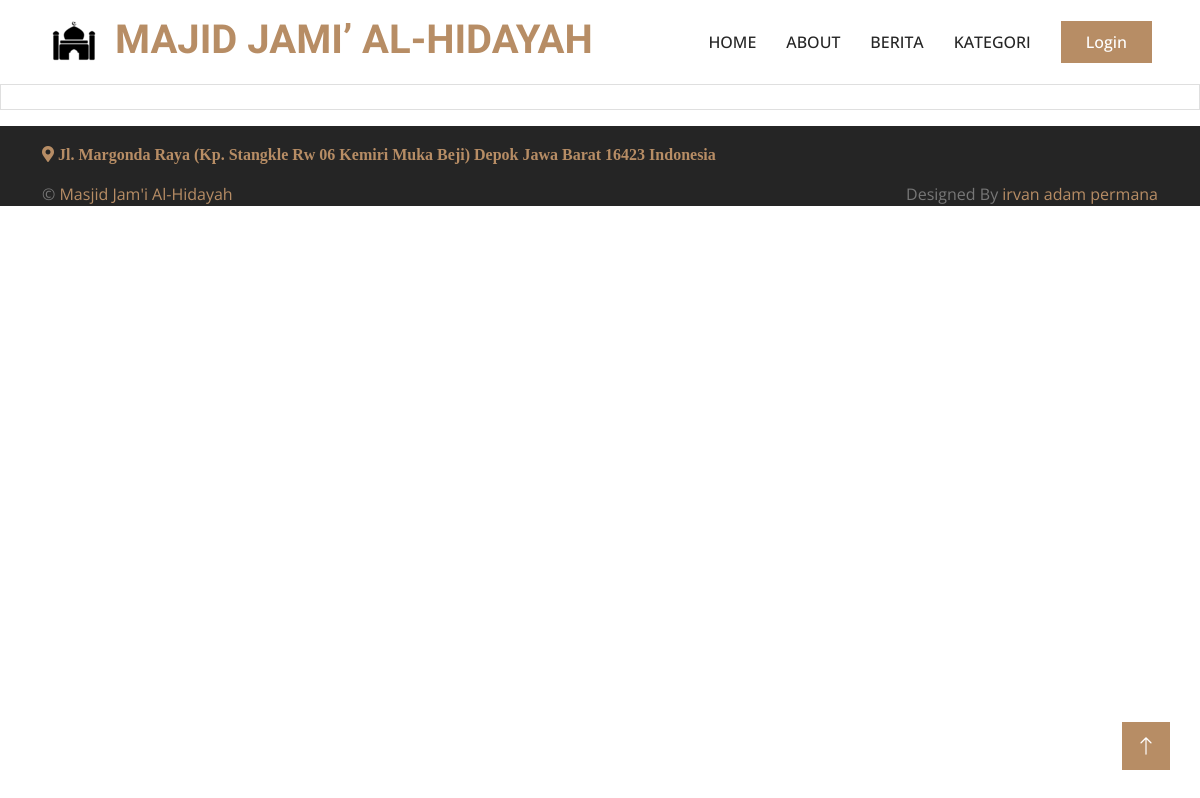
The page /index.php/home/berita on the database as committed earlier.
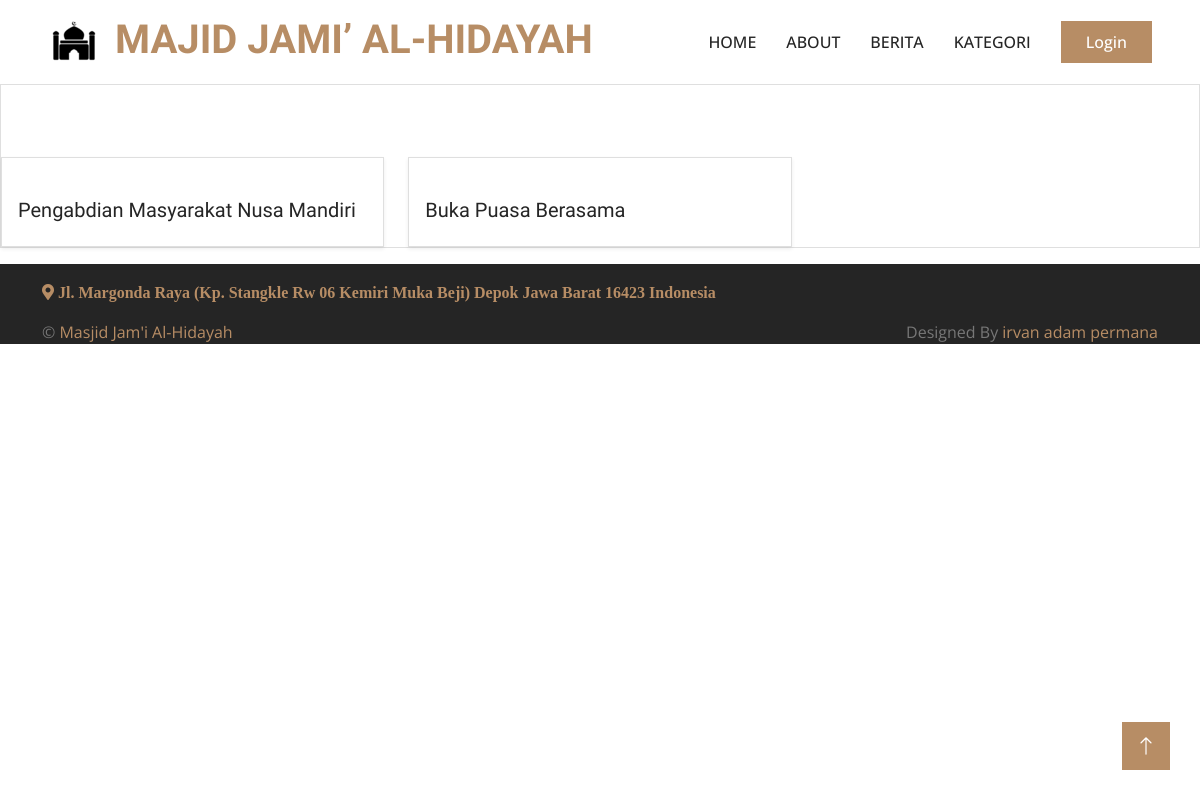
The same page on the database as committed later.
### tables this page shows
CREATE TABLE `tb_berita` (
  `id` int(11) NOT NULL,
  `id_kategori` int(11) NOT NULL,
  `judul_berita` varchar(128) NOT NULL,
  `isi_berita` text NOT NULL,
  `gambar` varchar(128) NOT NULL,
  `id_user` int(11) NOT NULL,
  `tanggal` varchar(128) NOT NULL
);

### application/controllers/Home.php (called while the page is built, shortened)
<?php
class Home extends CI_Controller
{
	public function berita()
	{
		$data['user'] = $this->m_home->getRole();
		$data['brt'] = $this->m_home->getPost()->result_array();
		$this->load->view('templates/header-home');
		$this->load->view('home/berita', $data);
		$this->load->view('templates/footer-home');
	}
}

### index.php (called while the page is built, shortened)
<?php
require_once BASEPATH.'core/CodeIgniter.php';

### application/models/m_home.php (called while the page is built, shortened)
<?php
class m_home extends CI_Model
{
    public function getRole()
    {
        $this->db->select('a.id_user, a.name, a.img, a.id_roles, b.nama_roles');
        $this->db->join('tb_roles b', 'a.id_roles = b.id_roles', 'inner');
        $this->db->order_by('id_roles', 'asc');
        return $this->db->get('tb_user a')->result_array();
    }
    public function getPost()
    {
        $this->db->select('a.*, b.kategori,c.name');
        $this->db->join('tb_berita_kategori b', 'a.id_kategori = b.id_kategori', 'inner');
        $this->db->join('tb_user c', 'a.id_user = c.id_user', 'left');
        return $this->db->get('tb_berita a');
    }
}

### application/views/home/berita.php (the view, shortened to what this page needs)
<div class="card mb-3 style=" width: 18rem;>
    <div class="row mt-4">
        <?php foreach ($brt as $s) : ?>
            <div class="col-md-4 mt-5" data-wow-delay="0.1s">
                <div class="card shadow-sm">
                    <a href="<?= base_url('home/post/') . $s['id']; ?>"><img src="<?= base_url('assets/img/berita/') . $s['gambar']; ?>" class="card-img-top" alt=""></a>
                    <div class="card-body">
                        <h5 class="card-title"><?= $s['judul_berita']; ?></h5>
                    </div>
                </div>
            </div>
        <?php endforeach; ?>
    </div>
</div>

### application/views/templates/header-home.php (shortened to what this page needs)
<!DOCTYPE html>
<html lang="en">
<head>
    <link href="https://cdnjs.cloudflare.com/ajax/libs/font-awesome/5.10.0/css/all.min.css" rel="stylesheet">
    <link href="https://cdn.jsdelivr.net/npm/bootstrap-icons@1.4.1/font/bootstrap-icons.css" rel="stylesheet">
    <link href="<?= base_url('assets/'); ?>lib/animate/animate.min.css" rel="stylesheet">
    <link href="<?= base_url('assets/'); ?>lib/owlcarousel/assets/owl.carousel.min.css" rel="stylesheet">
    <link href="<?= base_url('assets/'); ?>lib/tempusdominus/css/tempusdominus-bootstrap-4.min.css" rel="stylesheet" />
    <link href="<?= base_url('assets/'); ?>css/bootstrap.min.css" rel="stylesheet">
    <link href="<?= base_url('assets/'); ?>css/style.css" rel="stylesheet">
</head>
<body>
    <nav class="navbar navbar-expand-lg bg-white navbar-light sticky-top py-lg-0 px-lg-5 wow fadeIn" data-wow-delay="0.1s">
        <a href="<?= base_url('home') ?>" class="navbar-brand ms-4 ms-lg-0">
            <h1 class="text-primary m-0"><img class="me-3" src="<?= base_url('assets/'); ?>img/icons/icon-1.png" alt="Icon">MAJID JAMI’ AL-HIDAYAH</h1>
        </a>
        <div class="collapse navbar-collapse" id="navbarCollapse">
            <div class="navbar-nav ms-auto p-4 p-lg-0">
                <a href="<?= base_url('home'); ?>" class="nav-item nav-link">Home</a>
                <a href="<?= base_url('home/about'); ?>" class="nav-item nav-link">About</a>
                <a href="<?= base_url('home/berita'); ?>" class="nav-item nav-link">Berita</a>
                <a href="<?= base_url('home/kategori'); ?>" class="nav-item nav-link">Kategori</a>
            </div>
            <a href="<?= base_url('auth'); ?>" class="btn btn-primary py-2 px-4 d-none d-lg-block">Login</a>
        </div>
    </nav>

### application/views/templates/footer-home.php (shortened to what this page needs)
<div class="container-fluid copyright bg-dark ">
    <div class="container">
        <div class="row">
            <div class="h-100 d-inline-flex align-items-center py-3 me-3">
                <a class="text-body justify-content-center" href="https://goo.gl/maps/ZeSfDhbbUwkDkV6D8"><i class="fa fa-map-marker-alt text-primary "> Jl. Margonda Raya (Kp. Stangkle Rw 06 Kemiri Muka Beji) Depok Jawa Barat 16423 Indonesia</i></a>
                </div>
            <div class="col-md-6 text-center text-md-start mb-3 mb-md-0">
                &copy; <a href="#">Masjid Jam'i Al-Hidayah</a>
                </div>
            <div class="col-md-6 text-center text-md-end">
                Designed By <a href="">irvan adam permana</a>
            </div>
        </div>
    </div>
</div>
    <a href="#" class="btn btn-lg btn-primary btn-lg-square back-to-top"><i class="bi bi-arrow-up"></i></a>
</body>
</html>

### assets/css/style.css (style rules this page uses)
:root { --primary: #B78D65; --light: #F8F8F8; --dark: #252525; }
h1, h2, .h1, .h2, .fw-bold { font-weight: 600 !important; }
h5, h6, .h5, .h6, .fw-normal { font-weight: 400 !important; }
.back-to-top { position: fixed; display: none; right: 30px; bottom: 30px; z-index: 99; }
.btn { font-weight: 500; transition: .5s; }
.btn.btn-primary, .btn.btn-secondary { color: #FFFFFF; }
.btn-lg-square { width: 48px; height: 48px; }
.btn-square, .btn-sm-square, .btn-lg-square { padding: 0; display: flex; align-items: center; justify-content: center; font-weight: normal; }
.navbar .navbar-nav .nav-link { margin-right: 30px; padding: 30px 0; color: var(--dark); font-weight: 500; text-transform: uppercase; outline: none; }
.navbar.sticky-top { top: -100px; transition: .5s; }

Rows that differ between the two databases and show on the page:
added tb_berita: judul_berita "Pengabdian Masyarakat Nusa Mandiri"
added tb_berita: judul_berita "Buka Puasa Berasama"
